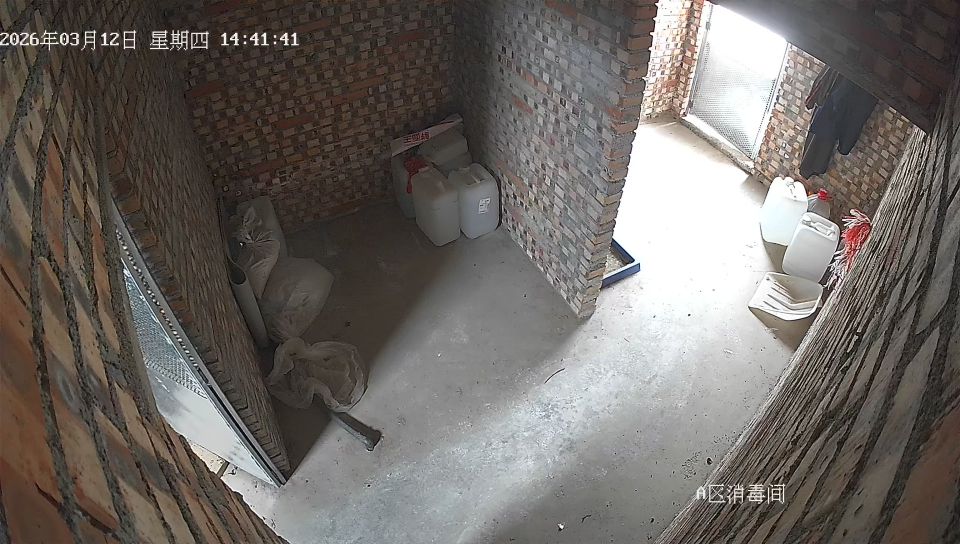
#> input picture algorithm/data/images/FT3193224_ch1_20260312_144143.jpg, 1920 x 1088 px (shown at 1/2 size)
$ python detect_trough.py -i ../data/images/FT3193224_ch1_20260312_144143.jpg
#> lines starting #> are read from the running program, lines starting #| are printed output that depends on the picture; after the words box and inside, x2 and y2 are one past the last pixel; in counts of white or black regions, pixels touching at a corner belong together
#!/usr/bin/env python3
"""
食槽检测 - 冷启动方案
使用OpenCV传统CV方法：矩形检测 + 绿色像素分析
无需训练数据
"""

import cv2
import numpy as np
from pathlib import Path
from typing import List, Dict, Optional, Tuple
import logging

logging.basicConfig(level=logging.INFO)
logger = logging.getLogger(__name__)


class TroughDetector:
    """
    食槽检测器

    检测逻辑：
    1. 边缘检测（Canny）
    2. 轮廓检测
    3. 矩形筛选（4边形，面积适中）
    4. 绿色像素分析（HSV颜色空间）
    5. 判断是否有草
    """

    def __init__(self,
                 min_area: int = 1000,
                 max_area: int = 100000,
                 green_ratio_threshold: Tuple[float, float] = (0.05, 0.8)):
        """
        初始化检测器

        Args:
            min_area: 最小轮廓面积
            max_area: 最大轮廓面积
            green_ratio_threshold: 绿色像素占比阈值 (min, max)
        """
        self.min_area = min_area
        self.max_area = max_area
        self.green_ratio_min, self.green_ratio_max = green_ratio_threshold

        # HSV绿色范围（草的颜色）
        self.lower_green = np.array([35, 40, 40])
        self.upper_green = np.array([85, 255, 255])

    def detect(self, image_path: str) -> List[Dict]:
        """
        检测图片中的食槽

        Args:
            image_path: 图片路径

        Returns:
            食槽列表，每个包含位置、绿色占比、状态等
        """
        image = cv2.imread(image_path)
#> image is the input picture: shape (1088, 1920, 3); mean B, G, R 101, 105.3, 110.5
        if image is None:
            raise ValueError(f"无法读取图片: {image_path}")

        # 1. 预处理
        gray = cv2.cvtColor(image, cv2.COLOR_BGR2GRAY)
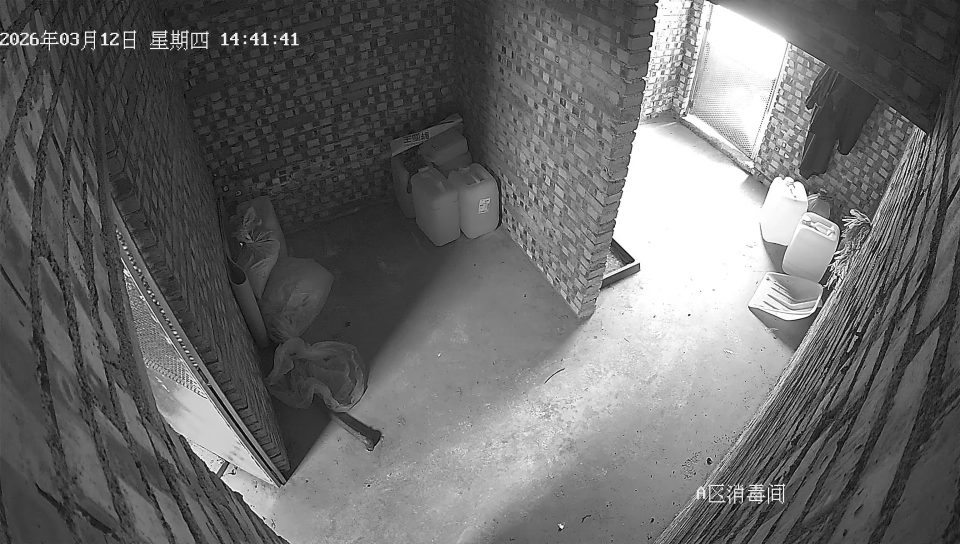
#> gray: shape (1088, 1920) (shown at 1/2 size); min 0, max 255, mean 106.4
        blurred = cv2.GaussianBlur(gray, (5, 5), 0)

        # 2. 边缘检测
        edges = cv2.Canny(blurred, 50, 150)
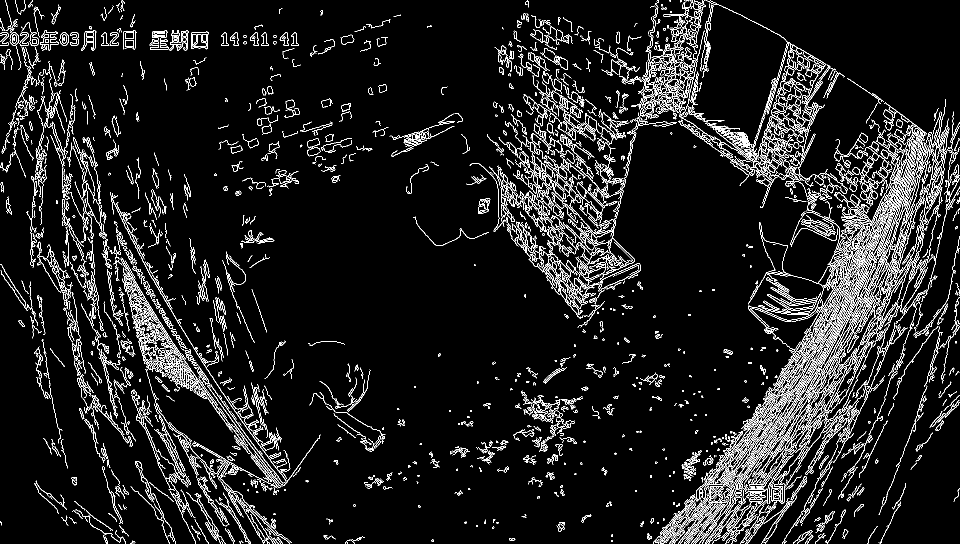
#> edges: shape (1088, 1920) (shown at 1/2 size); 7.6% white in thin lines or dots

        # 3. 膨胀连接边缘
        kernel = cv2.getStructuringElement(cv2.MORPH_RECT, (5, 5))
        edges = cv2.dilate(edges, kernel, iterations=1)
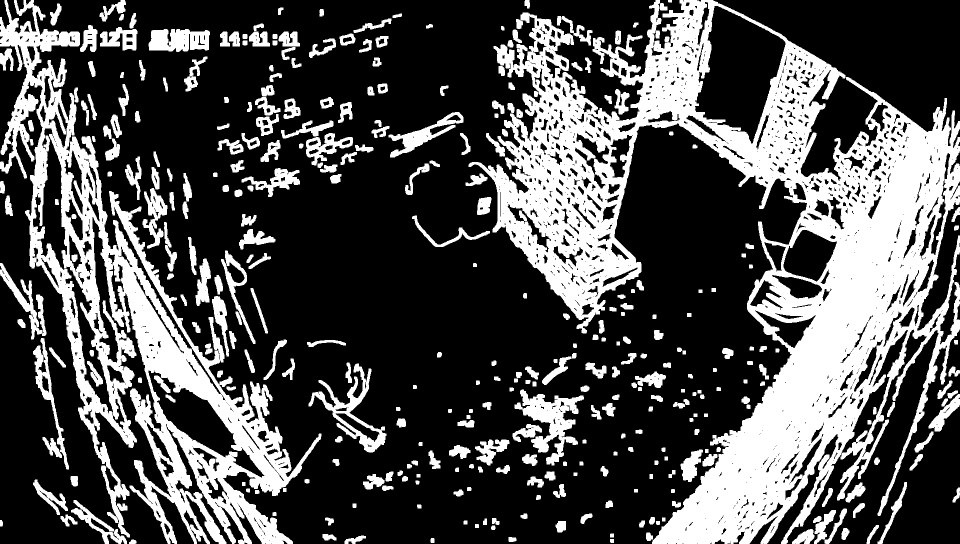
#> edges: shape (1088, 1920) (shown at 1/2 size); 30.6% white; 350 white regions

        # 4. 轮廓检测
        contours, _ = cv2.findContours(edges, cv2.RETR_EXTERNAL, cv2.CHAIN_APPROX_SIMPLE)
#> contours = 341 contours; largest, box (x1, y1, x2, y2) and area: (937, 0, 1920, 1088) 443674, (0, 0, 643, 1088) 184818, (1029, 779, 1168, 931) 7610, (617, 727, 773, 905) 6959, (297, 58, 420, 104) 4316

        troughs = []
        for cnt in contours:
            area = cv2.contourArea(cnt)

            # 面积筛选
            if not (self.min_area <= area <= self.max_area):
                continue

            # 近似多边形
            epsilon = 0.02 * cv2.arcLength(cnt, True)
            approx = cv2.approxPolyDP(cnt, epsilon, True)

            # 获取外接矩形
            x, y, w, h = cv2.boundingRect(approx)
            aspect_ratio = float(w) / h if h > 0 else 0

            # 食槽通常是扁平矩形（长宽比 > 1.5）
            if aspect_ratio < 1.2:
                continue

            # 提取ROI
            roi = image[y:y+h, x:x+w]
            if roi.size == 0:
                continue

            # 5. 绿色像素分析
            green_ratio = self._calculate_green_ratio(roi)

            # 判断状态
            status = self._judge_status(green_ratio)

            trough = {
                'bbox': [int(x), int(y), int(w), int(h)],
                'area': int(area),
                'aspect_ratio': round(aspect_ratio, 2),
                'green_ratio': round(green_ratio, 3),
                'status': status,
                'confidence': self._calculate_confidence(green_ratio, aspect_ratio)
            }
            troughs.append(trough)
#> this loop made 341 passes
#> area on passes 1 to 3: 86.5, 47.5, 60.5
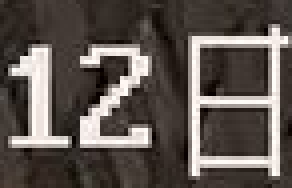
#> roi: shape (47, 73, 3) (shown 4 times larger); mean B, G, R 79.4, 84.7, 92.7
#> after the loop, troughs = 11 items

        # 按置信度排序
        troughs.sort(key=lambda x: x['confidence'], reverse=True)

        logger.info(f"检测到 {len(troughs)} 个食槽")
        return troughs

    def _calculate_green_ratio(self, roi: np.ndarray) -> float:
        """计算ROI中绿色像素占比"""
        hsv = cv2.cvtColor(roi, cv2.COLOR_BGR2HSV)
        mask = cv2.inRange(hsv, self.lower_green, self.upper_green)

        # 形态学操作去噪
        kernel = cv2.getStructuringElement(cv2.MORPH_ELLIPSE, (5, 5))
        mask = cv2.morphologyEx(mask, cv2.MORPH_OPEN, kernel)
        mask = cv2.morphologyEx(mask, cv2.MORPH_CLOSE, kernel)

        green_pixels = np.sum(mask > 0)
        total_pixels = roi.shape[0] * roi.shape[1]

        return green_pixels / total_pixels if total_pixels > 0 else 0

    def _judge_status(self, green_ratio: float) -> str:
        """根据绿色占比判断食槽状态"""
        if green_ratio < 0.05:
            return 'empty'  # 空槽
        elif green_ratio < 0.3:
            return 'low'    # 少量
        elif green_ratio < 0.6:
            return 'medium' # 中等
        else:
            return 'full'   # 满槽

    def _calculate_confidence(self, green_ratio: float, aspect_ratio: float) -> float:
        """计算检测置信度"""
        # 绿色占比在合理范围内
        green_score = 1.0 - abs(green_ratio - 0.3) * 2
        green_score = max(0, min(1, green_score))

        # 长宽比合适（食槽通常是扁平的）
        ratio_score = 1.0 - abs(aspect_ratio - 3.0) / 3.0
        ratio_score = max(0, min(1, ratio_score))

        return round((green_score + ratio_score) / 2, 2)

    # [42 lines left out: function visualize, not called in this run]


def main():
    """命令行入口"""
    import argparse

    parser = argparse.ArgumentParser(description='食槽检测 - 冷启动方案')
    parser.add_argument('--image', '-i', required=True, help='输入图片路径')
    parser.add_argument('--output', '-o', default='output', help='输出目录')
    parser.add_argument('--min-area', type=int, default=1000, help='最小面积')
    parser.add_argument('--max-area', type=int, default=100000, help='最大面积')
    parser.add_argument('--visualize', '-v', action='store_true', help='可视化结果')

    args = parser.parse_args()

    # 创建输出目录
    output_dir = Path(args.output)
    output_dir.mkdir(parents=True, exist_ok=True)

    # 初始化检测器
    detector = TroughDetector(min_area=args.min_area, max_area=args.max_area)

    # 检测
    troughs = detector.detect(args.image)
#> troughs = 11 items

    # 打印结果
    print(f"\n检测到 {len(troughs)} 个食槽:")
#| 检测到 11 个食槽:
    for i, trough in enumerate(troughs, 1):
        status_text = {'empty': '空槽', 'low': '少量', 'medium': '中等', 'full': '满槽'}
        print(f"  {i}. 位置: {trough['bbox']}, "
              f"状态: {status_text.get(trough['status'], trough['status'])}, "
              f"绿色占比: {trough['green_ratio']:.1%}, "
              f"置信度: {trough['confidence']}")
#> this loop made 11 passes
#|   1. 位置: [562, 241, 105, 36], 状态: 空槽, 绿色占比: 0.0%, 置信度: 0.69
#|   2. 位置: [298, 58, 122, 45], 状态: 空槽, 绿色占比: 0.0%, 置信度: 0.65
#|   3. 位置: [824, 433, 156, 61], 状态: 空槽, 绿色占比: 0.0%, 置信度: 0.63
#|   4. 位置: [483, 337, 117, 57], 状态: 空槽, 绿色占比: 0.0%, 置信度: 0.54
#|   5. 位置: [1270, 743, 62, 33], 状态: 空槽, 绿色占比: 0.0%, 置信度: 0.51
#|   6. 位置: [478, 458, 73, 41], 状态: 空槽, 绿色占比: 0.0%, 置信度: 0.5
#|   7. 位置: [777, 232, 149, 83], 状态: 空槽, 绿色占比: 0.0%, 置信度: 0.5
#|   8. 位置: [200, 54, 73, 47], 状态: 空槽, 绿色占比: 0.0%, 置信度: 0.46
#> (further printed lines are left out)

    # 可视化
    if args.visualize:
        output_path = output_dir / f"{Path(args.image).stem}_troughs.jpg"
        detector.visualize(args.image, troughs, str(output_path))

    # 保存结果
    import json
    result_path = output_dir / f"{Path(args.image).stem}_troughs.json"
    with open(result_path, 'w') as f:
        json.dump(troughs, f, indent=2, ensure_ascii=False)
    print(f"\n结果已保存至: {result_path}")


if __name__ == '__main__':
    main()

$ run again, on algorithm/data/images/FU7533003_ch1_20260312_144142.jpg
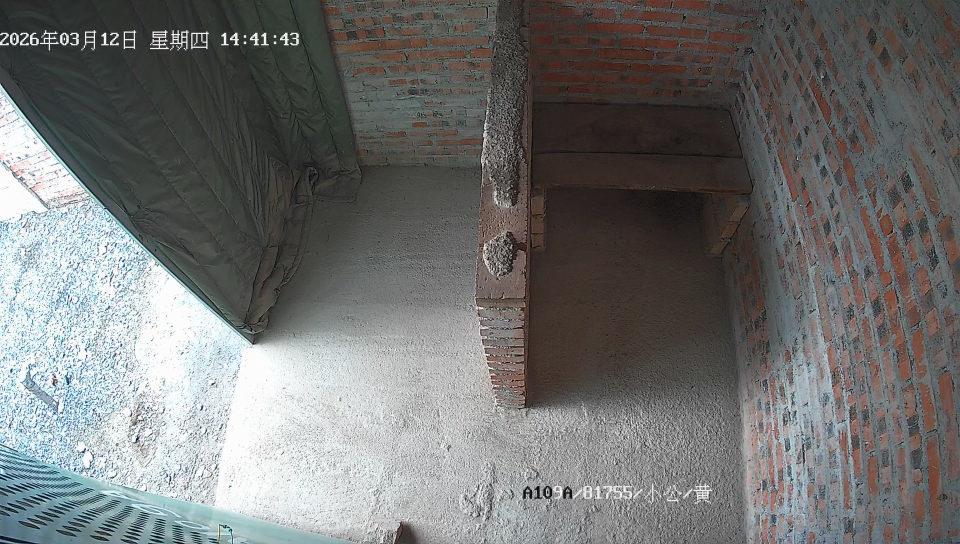
#> input picture algorithm/data/images/FU7533003_ch1_20260312_144142.jpg, 1920 x 1088 px (shown at 1/2 size)
#> in detect, image is the input picture: shape (1088, 1920, 3); mean B, G, R 112.4, 113.3, 112.7
#> in detect, `edges = cv2.dilate(edges, kernel, iterations=1)`:
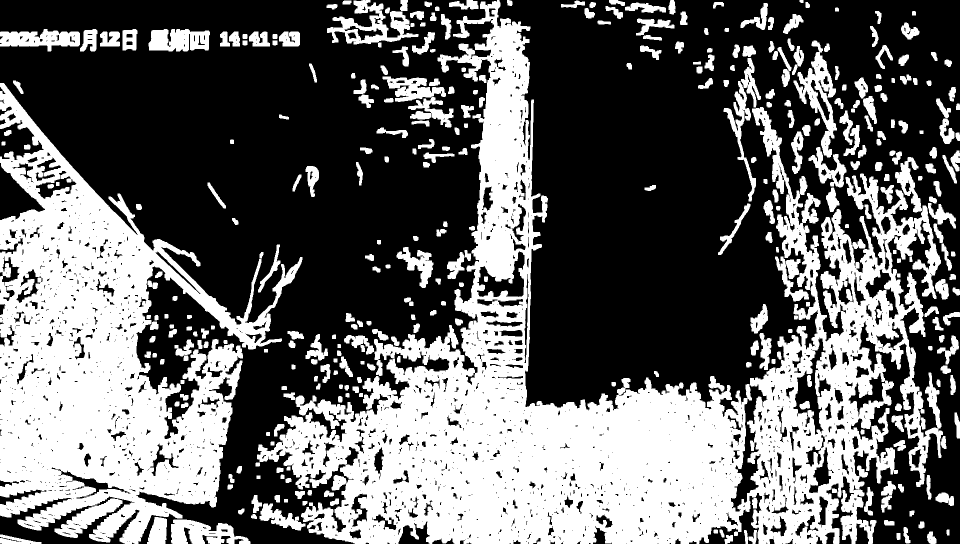
#> edges: shape (1088, 1920) (shown at 1/2 size); 39.7% white; 354 white regions
#> contours = 349 contours; largest, box (x1, y1, x2, y2) and area: (514, 0, 1886, 1088) 497084, (0, 166, 605, 1088) 251734, (654, 0, 837, 89) 6756, (1587, 81, 1674, 315) 6676, (765, 153, 907, 255) 5270
#> the loop in detect, `for cnt in contours:` made 349 passes
#> area on passes 1 to 3: 191.5, 712.5, 87
#> after the loop in detect, `for cnt in contours:`:
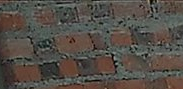
#> roi: shape (89, 183, 3); mean B, G, R 71.1, 77.9, 84.5
#> after the loop in detect, `for cnt in contours:`: troughs = 7 items
#| 检测到 7 个食槽:
#> the loop in main, `for i, trough in enumerate(troughs, 1):` made 7 passes
#|   1. 位置: [298, 58, 122, 45], 状态: 空槽, 绿色占比: 0.0%, 置信度: 0.65
#|   2. 位置: [0, 58, 160, 45], 状态: 空槽, 绿色占比: 3.1%, 置信度: 0.64
#|   3. 位置: [342, 1047, 159, 41], 状态: 空槽, 绿色占比: 0.0%, 置信度: 0.55
#|   4. 位置: [654, 0, 183, 89], 状态: 空槽, 绿色占比: 0.0%, 置信度: 0.54
#|   5. 位置: [521, 1007, 90, 54], 状态: 空槽, 绿色占比: 0.0%, 置信度: 0.48
#> (further printed lines are left out)

$ run again, on algorithm/data/images/GG3425740_ch1_20260312_144140.jpg
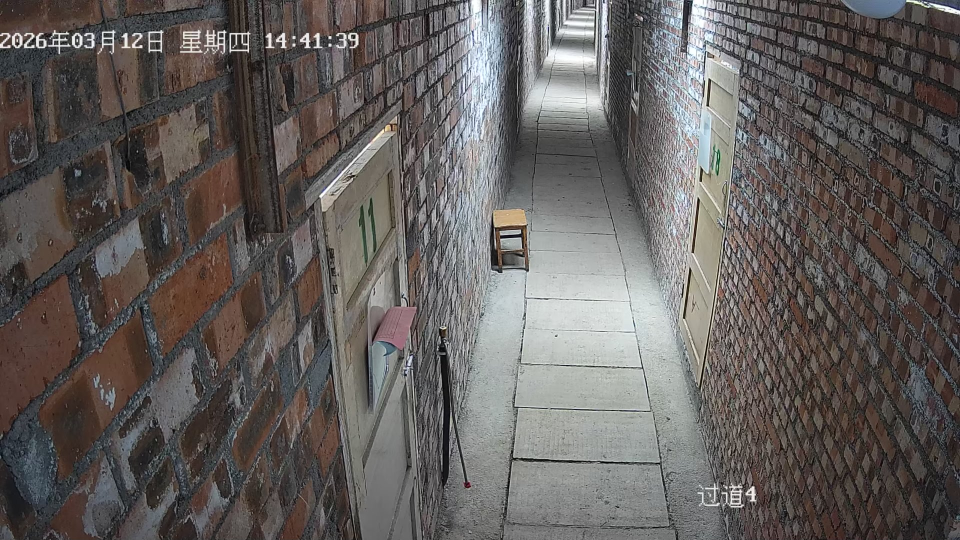
#> input picture algorithm/data/images/GG3425740_ch1_20260312_144140.jpg, 1920 x 1080 px (shown at 1/2 size)
#> in detect, image is the input picture: shape (1080, 1920, 3); mean B, G, R 92.5, 94.5, 98.9
#> in detect, `edges = cv2.dilate(edges, kernel, iterations=1)`:
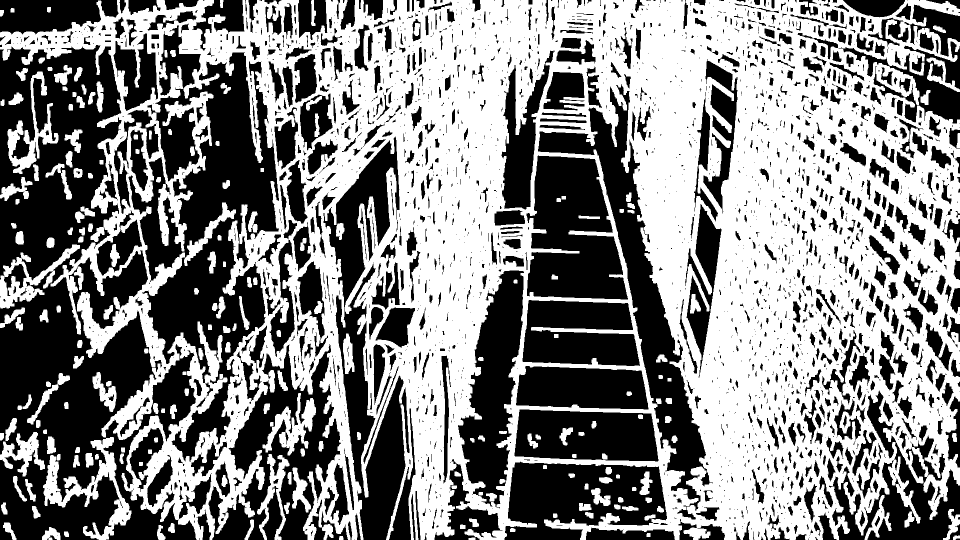
#> edges: shape (1080, 1920) (shown at 1/2 size); 52.2% white; 2542 black regions (1562 under 20 px)
#> contours = 132 contours; largest, box (x1, y1, x2, y2) and area: (0, 0, 1920, 1080) 1567276, (86, 874, 263, 1080) 8880, (0, 489, 160, 617) 6496, (15, 143, 117, 348) 4956, (525, 786, 632, 911) 4597
#> the loop in detect, `for cnt in contours:` made 132 passes
#> area on passes 1 to 8: 46.5, 51, 73.5, 47.5, 79.5, 62.5, 543.5, 261.5
#> after the loop in detect, `for cnt in contours:`:
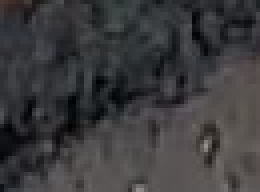
#> roi: shape (48, 65, 3) (shown 4 times larger); mean B, G, R 61, 59.2, 59.9
#> after the loop in detect, `for cnt in contours:`: troughs = 2 items
#| 检测到 2 个食槽:
#> the loop in main, `for i, trough in enumerate(troughs, 1):` made 2 passes
#> (i, status_text) on passes 1 to 2: (1, {'empty': '空槽', 'low': '少量', 'medium': '中等', 'full': '满槽'}), (2, {'empty': '空槽', 'low': '少量', 'medium': '中等', 'full': '满槽'})
#> (printed output is left out)
